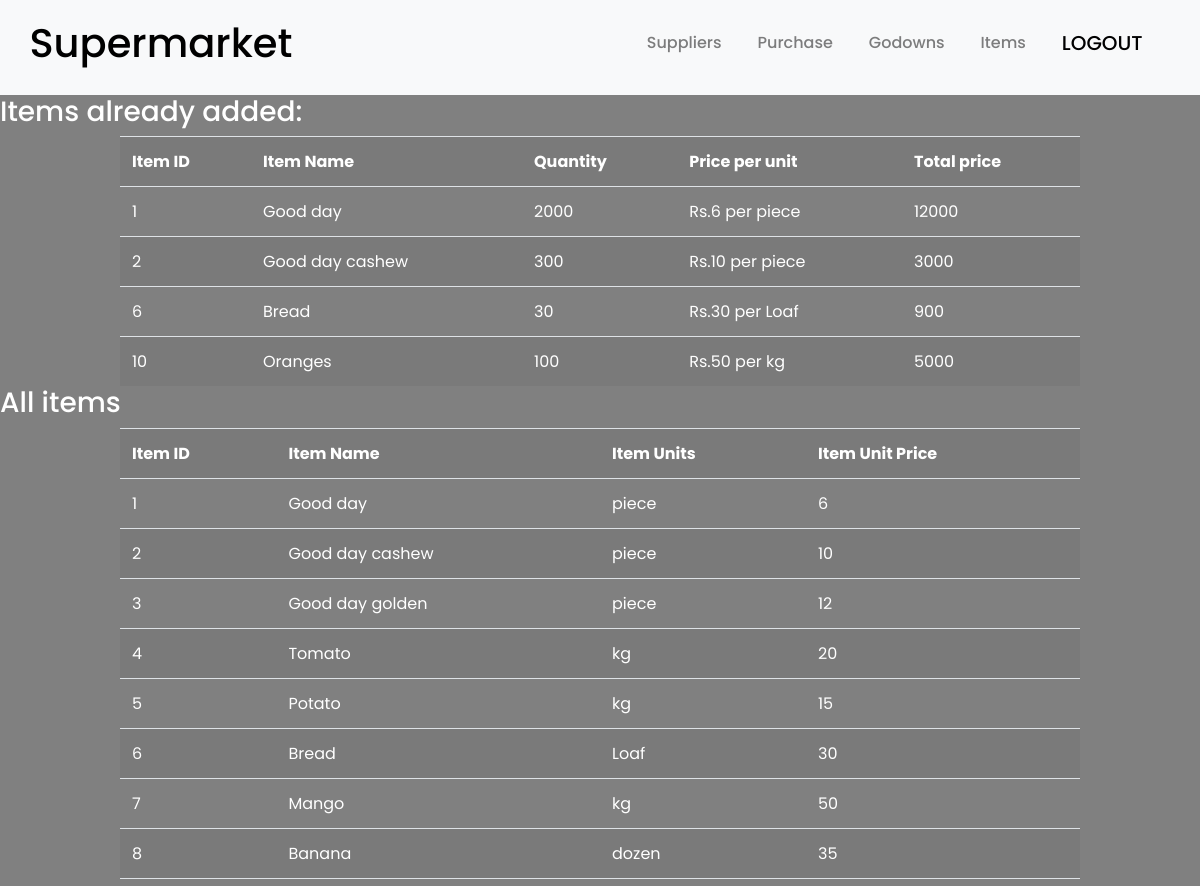
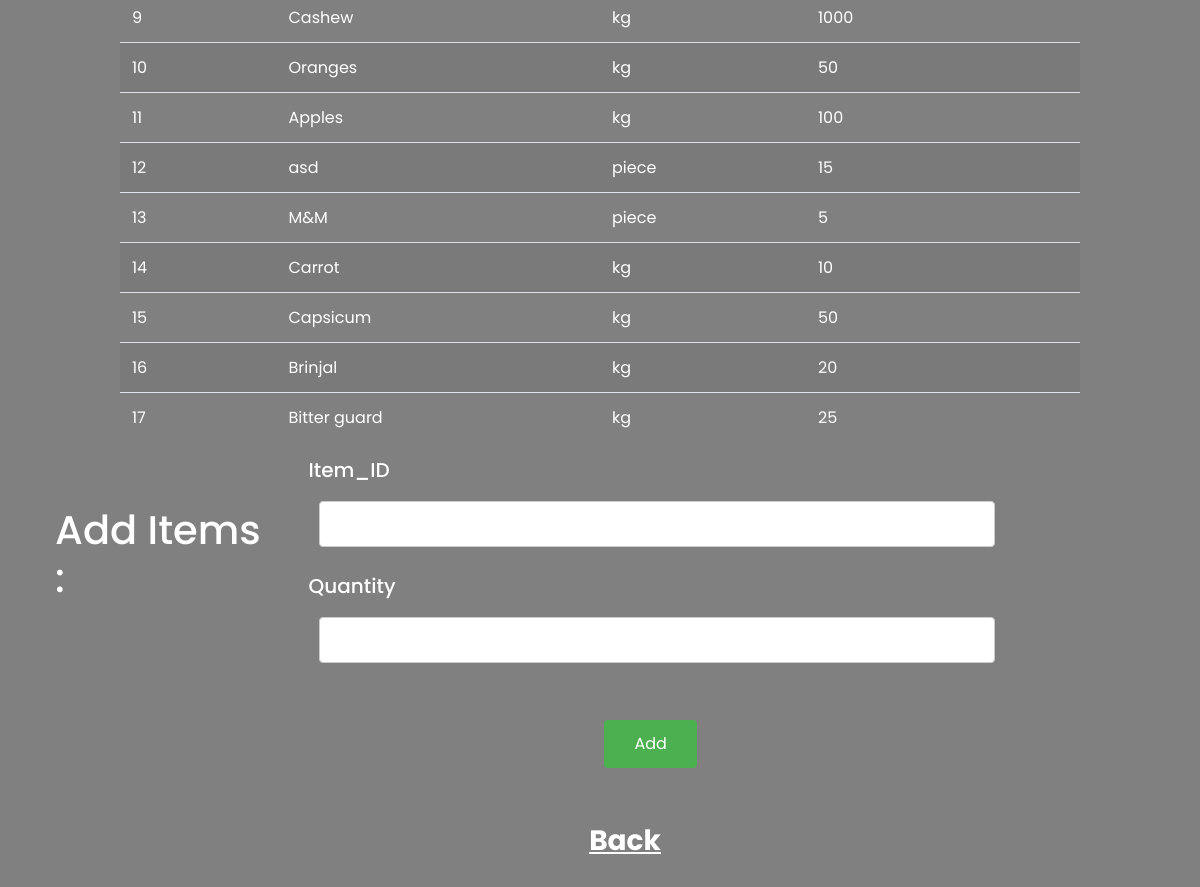
Screenshot of /editpurchase.php?Pid=24 (signed in) with the database file from the repository (2 pictures, top to bottom).
### tables this page shows
CREATE TABLE `purchase_item_details` (
  `Purchase_ID` smallint(6) NOT NULL,
  `Item_ID` smallint(6) NOT NULL,
  `Quantity` int(11) NOT NULL
);

CREATE TABLE `item` (
  `Item_ID` smallint(6) NOT NULL,
  `Item_Name` varchar(20) NOT NULL,
  `Item_Units` varchar(10) NOT NULL,
  `Item_Unit_Price` float NOT NULL
);

### editpurchase.php (the view, shortened to what this page needs)
<?php
	$servername = "localhost";
	$username = "root";
	$password = "";
	$dbname = "supermarket";
?>
<?php include "head.php"; ?>
<!DOCTYPE html>
<html>
<body>
<?php
	echo "<h3>Items already added: </h3>";
	$Pid = $_GET['Pid'];
	$conn = new mysqli($servername, $username, $password, $dbname);
	$sql = "SELECT * FROM purchase_item_details natural join item where Purchase_ID = $Pid";
	$result = $conn->query($sql);
	if ($result->num_rows > 0) {
	    echo "<table class = 'table table-hover table-striped'><tr><th>Item ID</th><th>Item Name</th><th>Quantity</th><th>Price per unit</th><th>Total price</th></tr>";
	    while($row = $result->fetch_assoc()) {
	        echo "<tr><td>" . $row["Item_ID"]. "</td><td>" . $row["Item_Name"]. "</td><td>" . $row["Quantity"] . "</td><td>Rs." . $row["Item_Unit_Price"] . " per " . $row["Item_Units"] ."</td><td>" . $row["Item_Unit_Price"] * $row["Quantity"]. "</td></tr>";
	    }
	    echo "</table>";
	} else {
	    echo "0 results";
	}
	echo "<h3>All items</h3>";
	$sql = "SELECT * FROM item";
	$result = $conn->query($sql);
	if ($result->num_rows > 0) {
	    echo "<table class = 'table table-hover table-striped'><tr><th>Item ID</th><th>Item Name</th><th>Item Units</th><th>Item Unit Price</th></tr>";
	    while($row = $result->fetch_assoc()) {
	        echo "<tr><td>" . $row["Item_ID"]. "</td><td>" . $row["Item_Name"]. "</td><td>" . $row["Item_Units"]. "</td><td>" . $row["Item_Unit_Price"]. "</td></tr>";
	    }
	    echo "</table>";
	} else {
	    echo "0 results";
	}
?>
<div class = "container-fluid row padding" >
    <div class="col-lg-3 col-md-6 col-sm-6" >
        <h1 style = "padding-left: 15%"><br>Add Items : </h1>
    </div>
    <div class="col-lg-9 col-md-6 col-sm-6" >
		<form method='post'>
			<label><h5>Item_ID</h5></label>
			<br>
			<input type='text' name='Iid' required>
			<br><br>
			<label><h5>Quantity</h5></label>
			<br>
			<input type='int' name='quant' required
				style = "width: 80%;
				padding: 10px 20px;
				margin: 3px 10px;
				display: inline-block;
				border: 1px solid #ccc;
				border-radius: 4px;
				box-sizing: border-box;"
			>
			<br><br>
			<button type='submit' name='button3'>Add</button>
		</form>
	</div>
</div>
<br>
<center><h3><a href='home.php' style = "color : white; font-weight : bold; padding-left : 50px; text-decoration: underline">Back</a></h3></center>
<br><br><br>
</body>
</html>

### style.css (style rules this page uses)
html, body { height: 100%; width: 100%; font-size:16px; font-family: 'Poppins', sans-serif; background-color:gray; color: white; }
.padding { padding-bottom: 1rem; }
.table { width: 80%; margin: 0 auto; }
input[type = text], input[type = number], input[type = password], input[type = varchar], input[type = double], input[type = Date], input[type = Int], select { width: 80%; padding: 10px 20px; margin: 3px 10px; display: inline-block; border: 1px solid #ccc; border-radius: 4px; box-sizing: border-box; }
button[type = submit] { background-color: #4CAF50; color: white; margin-left: 35%; margin-top: 30px; padding: 12px 30px; border: none; border-radius: 4px; cursor: pointer; float: left; }
[class*="col-"] { padding: 1rem; }

### rows the page displays
purchase_item_details: Item_ID "1", Item_ID.Item_Name "Good day", Quantity "2000", Item_ID.Item_Unit_Price "6", Item_ID.Item_Units "piece", $row["Item_Unit_Price"] * $row["Quantity"] "12000"
purchase_item_details: Item_ID "2", Item_ID.Item_Name "Good day cashew", Quantity "300", Item_ID.Item_Unit_Price "10", Item_ID.Item_Units "piece", $row["Item_Unit_Price"] * $row["Quantity"] "3000"
purchase_item_details: Item_ID "6", Item_ID.Item_Name "Bread", Quantity "30", Item_ID.Item_Unit_Price "30", Item_ID.Item_Units "Loaf", $row["Item_Unit_Price"] * $row["Quantity"] "900"
purchase_item_details: Item_ID "10", Item_ID.Item_Name "Oranges", Quantity "100", Item_ID.Item_Unit_Price "50", Item_ID.Item_Units "kg", $row["Item_Unit_Price"] * $row["Quantity"] "5000"
item: Item_ID "1", Item_Name "Good day", Item_Units "piece", Item_Unit_Price "6"
item: Item_ID "2", Item_Name "Good day cashew", Item_Units "piece", Item_Unit_Price "10"
item: Item_ID "3", Item_Name "Good day golden", Item_Units "piece", Item_Unit_Price "12"
item: Item_ID "4", Item_Name "Tomato", Item_Units "kg", Item_Unit_Price "20"
item: Item_ID "5", Item_Name "Potato", Item_Units "kg", Item_Unit_Price "15"
item: Item_ID "6", Item_Name "Bread", Item_Units "Loaf", Item_Unit_Price "30"
item: Item_ID "7", Item_Name "Mango", Item_Units "kg", Item_Unit_Price "50"
item: Item_ID "8", Item_Name "Banana", Item_Units "dozen", Item_Unit_Price "35"
item: Item_ID "9", Item_Name "Cashew", Item_Units "kg", Item_Unit_Price "1000"
item: Item_ID "10", Item_Name "Oranges", Item_Units "kg", Item_Unit_Price "50"
item: Item_ID "11", Item_Name "Apples", Item_Units "kg", Item_Unit_Price "100"
item: Item_ID "12", Item_Name "asd", Item_Units "piece", Item_Unit_Price "15"
item: Item_ID "13", Item_Name "M&M", Item_Units "piece", Item_Unit_Price "5"
item: Item_ID "14", Item_Name "Carrot", Item_Units "kg", Item_Unit_Price "10"
item: Item_ID "15", Item_Name "Capsicum", Item_Units "kg", Item_Unit_Price "50"
item: Item_ID "16", Item_Name "Brinjal", Item_Units "kg", Item_Unit_Price "20"
item: Item_ID "17", Item_Name "Bitter guard", Item_Units "kg", Item_Unit_Price "25"
